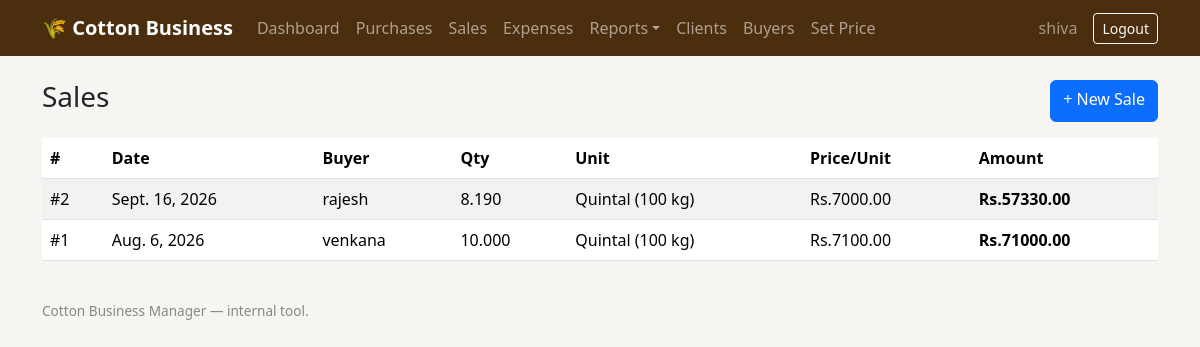
Page /sales/ (signed in) on the earlier database version.
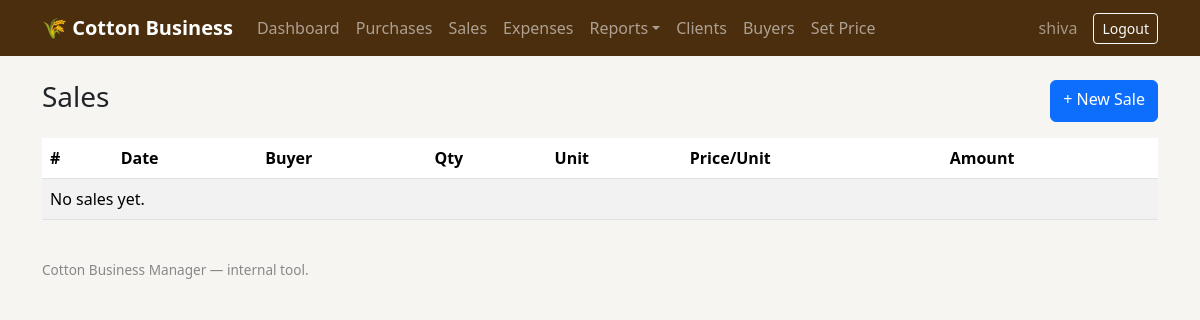
Same page on the later database version.
### core/models.py (models this page shows, shortened)
class Sale(models.Model):
    date = models.DateField(default=timezone.now)
    buyer = models.ForeignKey(Buyer, on_delete=models.PROTECT, related_name="sales")
    unit = models.CharField(max_length=3, choices=UNIT_CHOICES, default="QTL")
    quantity = models.DecimalField(max_digits=10, decimal_places=3)
    price_per_unit = models.DecimalField(max_digits=10, decimal_places=2)
    amount = models.DecimalField(max_digits=12, decimal_places=2, editable=False, default=0)
    notes = models.TextField(blank=True)
    created_at = models.DateTimeField(auto_now_add=True)
    class Meta:
        ordering = ["-date", "-created_at"]

class Buyer(models.Model):
    name = models.CharField(max_length=150)
    industry_name = models.CharField(max_length=150, blank=True)
    phone = models.CharField(max_length=20, blank=True)
    address = models.TextField(blank=True)
    created_at = models.DateTimeField(auto_now_add=True)
    class Meta:
        ordering = ["name"]
    def __str__(self):
        return self.name

### core/views.py (the view)
# urls.py: path("sales/", views.sale_list, name="sale_list"),
@login_required
def sale_list(request):
    sales = Sale.objects.select_related("buyer").all()[:200]
    return render(request, "core/sale_list.html", {"sales": sales})

### core/templates/core/sale_list.html (shortened to what this page needs)
{% extends "core/base.html" %}
{% block content %}
<div class="d-flex justify-content-between">
  <h3>Sales</h3>
  <a class="btn btn-primary" href="{% url 'core:sale_create' %}">+ New Sale</a>
</div>
<table class="table table-striped mt-3">
  <thead><tr><th>#</th><th>Date</th><th>Buyer</th><th>Qty</th><th>Unit</th><th>Price/Unit</th><th>Amount</th></tr></thead>
  <tbody>
  {% for s in sales %}
    <tr>
      <td>#{{ s.pk }}</td><td>{{ s.date }}</td><td>{{ s.buyer }}</td>
      <td>{{ s.quantity }}</td><td>{{ s.get_unit_display }}</td>
      <td>Rs.{{ s.price_per_unit }}</td><td><strong>Rs.{{ s.amount }}</strong></td>
    </tr>
  {% empty %}
    <tr><td colspan="7">No sales yet.</td></tr>
  {% endfor %}
  </tbody>
</table>
{% endblock %}

Differences in the rows shown:
removed Sale: pk "2", date "Sept. 16, 2026", buyer "rajesh", quantity "8.190", unit "Quintal (100 kg)", price_per_unit "7000.00", amount "57330.00"
removed Sale: pk "1", date "Aug. 6, 2026", buyer "venkana", quantity "10.000", unit "Quintal (100 kg)", price_per_unit "7100.00", amount "71000.00"
Other differences:
text now shown: "No sales yet."
